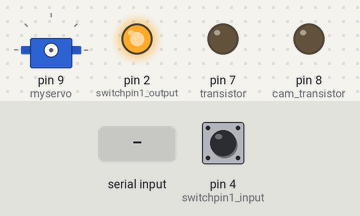
The sketch below on a simulated Arduino Uno, built with avr-gcc and run on an emulated ATmega328P. Parts: servo, output pins drawn as LEDs (lit = HIGH). Inputs (shaded band) come from the test bench; at power-on: pin 4 (switchpin1_input) LOW.

Above: at 1.2 s.
1.3 s: "C" received over Serial
At 1.46 s:
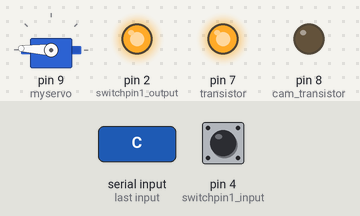
7.3 s: "O" received over Serial
At 8.92 s:
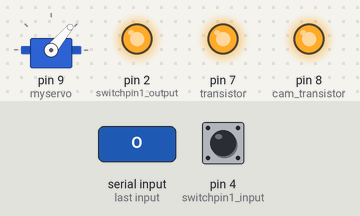
10.3 s: "D" received over Serial
At 16.8 s:
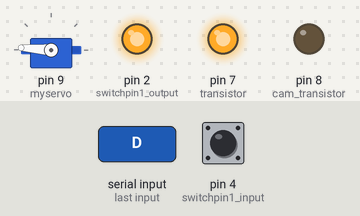
Timing chart, 0 to 17.3 s (numbered marks = the images above; inputs shaded):
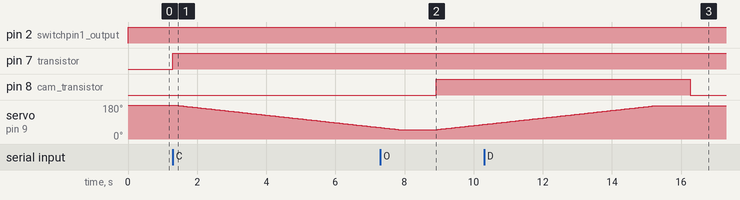

The sketch:

CBASS_Jan_2015.ino
```cpp
#include <Servo.h> // includes library
Servo myservo; //create servo object to control a servo
int START; // a variable for your starting position
int STOP; // a variable for yout ending postion
int pos; // a variable for current position
char PC_command = ' '; // a variable for you pc command
int switchpin1_input = 4; // the switch
int switchpin1_output = 2; // switch power source
int switchstate = 0; // variable for reading the switch state
int transistor = 7; // transistor base pin
int cam_transistor = 8; // transistor base pin to power camera

void setup(){

  // initialize serial communication:
  Serial.begin(9600);

  // initialise the pins as input or output:
  pinMode(switchpin1_input, INPUT);
  pinMode(switchpin1_output, OUTPUT);
  pinMode(transistor, OUTPUT);
  pinMode(cam_transistor, OUTPUT);

}

void loop(){

  digitalWrite(switchpin1_output, HIGH);
  switchstate = digitalRead(switchpin1_input);
  PC_command = Serial.read(); // read the oldest byte in the serial buffer:

// Status query:
  if (PC_command == 'S'){
    PC_command = ' ';
    if (switchstate == HIGH){
      Serial.println("C\r");
      }
      else if(switchstate == LOW){
        Serial.println("O\r");
      }
      else{
        Serial.println("U\r");
      }
  }


// Power camera:
  if (PC_command == 'P'){
    digitalWrite(cam_transistor, HIGH);
  }

// Kill camera:
  if (PC_command == 'D'){
    digitalWrite(cam_transistor, LOW);
  }

// Close shutter:
  if (PC_command == 'C'){
    PC_command = ' ';
    if (switchstate == LOW){
      myservo.attach(9); // attaches the servo on pin 9 to the servo object
      digitalWrite(transistor, HIGH);
      digitalWrite(cam_transistor, LOW);
      START = 180;
      STOP = 45;

      for (pos = START; pos >= STOP; pos -=1) // goes from start to stop
        {
          myservo.write(pos); // tell servo to move to position described by pos
          delay(50); // waits 20 ms for servo to reach position
          if (pos < 50){
            delay(1000);
            myservo.detach();
            digitalWrite(transistor, LOW);
            break;
          }
        }
      }
    }


// Open shutter:
    if (PC_command == 'O'){
      PC_command = ' ';
      myservo.attach(9); // attaches the servo on pin 9 to the servo object
      digitalWrite(transistor, HIGH);
      digitalWrite(cam_transistor, HIGH);
      START = 50;
      STOP = 180;

      for (pos = START; pos <= STOP; pos +=1) // goes from start to stop
      {
        myservo.write(pos); // tell servo to move to position described by pos
        delay(50); // waits 20 ms for servo to reach position
        if (pos > 175)
        {
          delay(1000);
          myservo.detach();
          break;
        }
      }
    }
}
```

Measured:
- after the input at 1.3 s, pin 7 (transistor): LOW → HIGH at once; servo on pin 9 (myservo): moves from 180° to 61° over 5.9 s, starting after 0.05 s
- after the input at 7.3 s, pin 7 (transistor): stays HIGH (without the input it goes to LOW after 1.6 s); pin 8 (cam_transistor): LOW → HIGH after 1.6 s
- after the input at 10.3 s, pin 8 (cam_transistor): HIGH → LOW after 6.0 s
